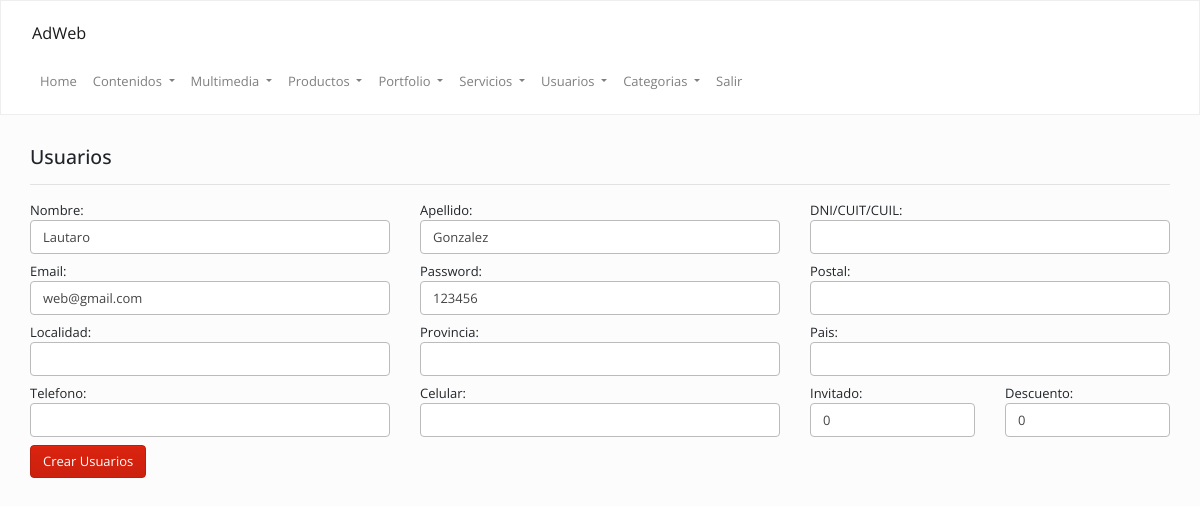
Screenshot of /admin/index.php?op=usuarios&accion=modificar&cod=e90644d425 (signed in) with the database file from the repository.
### tables this page shows
CREATE TABLE `usuarios` (
  `id` int(11) NOT NULL,
  `cod` varchar(255) DEFAULT NULL,
  `nombre` text,
  `apellido` text,
  `doc` text,
  `email` text,
  `password` text,
  `postal` text,
  `localidad` text,
  `provincia` text,
  `pais` text,
  `telefono` text,
  `celular` text,
  `invitado` int(11) NOT NULL DEFAULT '0',
  `descuento` float DEFAULT NULL,
  `vendedor` int(11) NOT NULL DEFAULT '0',
  `fecha` date DEFAULT NULL
);

### Config/Autoload.php (called while the page is built, shortened)
<?php
class autoload
{
    public static function runAdmin()
    {
        spl_autoload_register(
            function ($clase)
            {
                $ruta = str_replace("\\", "/", $clase) . ".php";
            }
        );
    }
}

### Clases/Conexion.php (called while the page is built, shortened)
<?php namespace Clases;
class Conexion
{
    private $datos = array("host"=> "localhost","user"=> "root","pass"=> "","db"  => "foodie");
    private $con;
    public function __construct()
    {
        $this->con = mysqli_connect($this->datos["host"], $this->datos["user"], $this->datos["pass"], $this->datos["db"]);
        mysqli_set_charset($this->con,'utf8');
    }
    public function sqlReturn($query)
    {
        $dato = $this->con->query($query);
        return $dato;
    }
}

### Clases/Usuarios.php (called while the page is built, shortened)
<?php
class Usuarios
{
    public $cod;
    private $con;
    public function __construct()
    {
        $this->con = new Conexion();
    }
    public function view()
    {
        $sql     = "SELECT * FROM `usuarios`WHERE cod = '{$this->cod}' ORDER BY id DESC";
        $usuario = $this->con->sqlReturn($sql);
        $row     = mysqli_fetch_assoc($usuario);
        return $row;
    }
}

### admin/inc/usuarios/modificar.php (the view, shortened to what this page needs)
<?php
$usuarios = new Clases\Usuarios();
$cod = $funciones->antihack_mysqli(isset($_GET["cod"]) ? $_GET["cod"] : '');
$usuarios->set("cod", $cod);
$usuario = $usuarios->view();
?>
<div class="col-md-12 ">
    <h4>Usuarios</h4>
    <hr/>
    <form method="post" class="row">
        <label class="col-md-4">
            Nombre:<br/>
            <input type="text" name="nombre" value="<?=$usuario['nombre'];?>" />
        </label>
        <label class="col-md-4">
            Apellido:<br/>
            <input type="text" name="apellido" value="<?=$usuario['apellido'];?>" />
        </label>
        <label class="col-md-4">
            DNI/CUIT/CUIL:<Br/>
            <input type="text" name="doc" value="<?=$usuario['doc'];?>" />
        </label>
        <label class="col-md-4">
            Email:<br/>
            <input type="text" name="email" value="<?=$usuario['email'];?>" />
        </label>
        <label class="col-md-4">
            Password:<br/>
            <input type="text" name="password" value="<?=$usuario['password'];?>" />
        </label>
        <label class="col-md-4">
            Postal:<br/>
            <input type="text" name="postal" value="<?=$usuario['postal'];?>" />
        </label>
        <label class="col-md-4">
            Localidad:<br/>
            <input type="text" name="localidad" value="<?=$usuario['localidad'];?>" />
        </label>
        <label class="col-md-4">
            Provincia:<br/>
            <input type="text" name="provincia" value="<?=$usuario['provincia'];?>" />
        </label>
        <label class="col-md-4">
            Pais:<Br/>
            <input type="text" name="pais" value="<?=$usuario['pais'];?>" />
        </label>
        <label class="col-md-4">
            Telefono:<br/>
            <input type="text" name="telefono" value="<?=$usuario['telefono'];?>" />
        </label>
        <label class="col-md-4">
            Celular:<br/>
            <input type="text" name="celular" value="<?=$usuario['celular'];?>" />
        </label>
        <label class="col-md-2">
            Invitado:<br/>
            <input type="text" name="invitado" value="<?=$usuario['invitado'];?>" />
        </label>
        <label class="col-md-2">
            Descuento:<br/>
            <input type="text" name="descuento" value="<?=$usuario['descuento'];?>" />
        </label>
        <div class="clearfix"></div><br/>
        <div class="col-md-12">
            <input type="submit" class="btn btn-primary" name="agregar" value="Crear Usuarios" />
        </div>
    </form>
</div>

### rows the page displays
usuarios: nombre "Lautaro", apellido "Gonzalez", email "web@gmail.com", password "123456", invitado "0", descuento "0"
